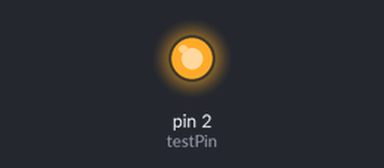
The sketch below on a simulated Arduino Uno, built with avr-gcc and run on an emulated ATmega328P. Shown: output pins drawn as LEDs (lit = HIGH).

Above: at 2.5 s.
At 7.5 s:
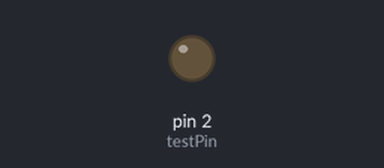
Timing chart, 0 to 13.0 s (numbered marks = the images above):
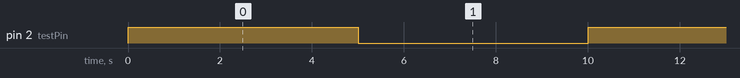

Measured:
- by itself, pin 2 (testPin): alternates HIGH for 5.0 s and LOW for 5.0 s

The sketch:

transistor_test.ino
```cpp
#define testPin 2

void setup() {
  pinMode(testPin, OUTPUT);
}

void loop() {
  digitalWrite(testPin, HIGH);
  delay(5000);
  digitalWrite(testPin, LOW);
  delay(5000);

}
```
